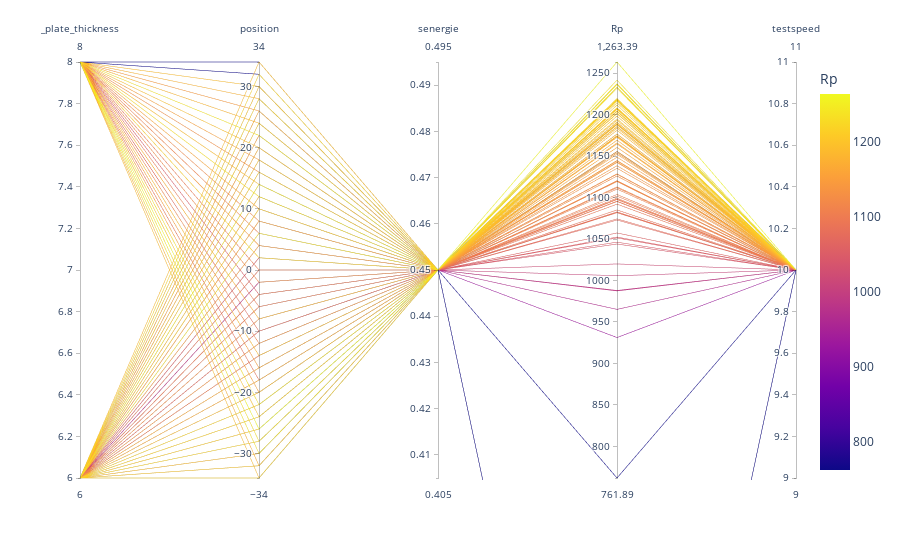

Notebook cell for this chart:
### Code cell
###parallel coordinatesplot
all=pd.DataFrame()
all['y1']=  plot.plate_thickness.astype(int)
all['y2']=  plot.post.astype(float)
all['y3']=  plot['senergie/GW'].map({'A':0.45,'B':0.3})
all['y4']=  plot.Rp.astype(float)
all['y5']=  plot['testspeed'].map({'x':10,'y':5})

y1= all['y1']
y3= all['y2']
y2= all['y3']
y4= all['y4']
y5= all['y5']

import plotly.express as px
df = px.data.iris()
fig = px.parallel_coordinates(all,
                              color="y4",
                              labels={"y1": "_plate_thickness",
                                      "y2": "position",
                                      "y3": "senergie",
                                      "y4": "Rp",
                                      'y5':'testspeed'},
                              color_continuous_scale=px.colors.sequential.Plasma,
                             )
fig.show()
